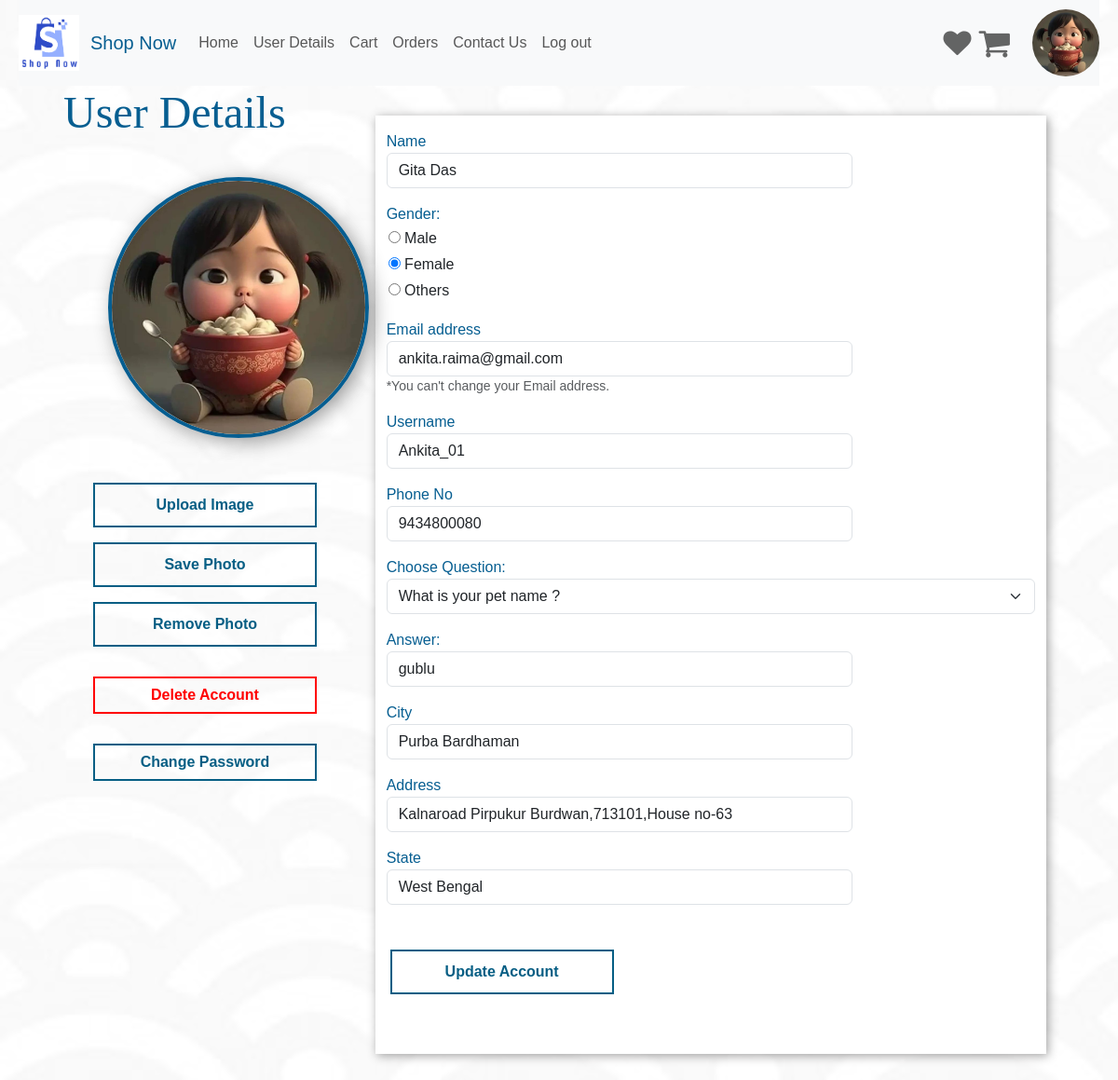
Screenshot of /BuyerUserDetails.php (signed in) with the database file from the repository.
### tables this page shows
CREATE TABLE `buyerdetails` (
  `Serial_no` int(11) NOT NULL,
  `Name` varchar(255) NOT NULL,
  `Gender` varchar(25) NOT NULL,
  `Email` varchar(255) NOT NULL,
  `Username` varchar(255) NOT NULL,
  `Password` varchar(255) NOT NULL,
  `Phone_no` varchar(25) NOT NULL,
  `City` varchar(255) NOT NULL,
  `Address` varchar(256) NOT NULL,
  `State` varchar(256) NOT NULL,
  `Photo_Id` varchar(255) NOT NULL,
  `Allow` varchar(255) DEFAULT NULL,
  `Question` varchar(255) NOT NULL,
  `Answer` varchar(255) NOT NULL
);

### BuyerUserDetails.php (the view, shortened to what this page needs)
<?php
include_once('database.php');
?>
<html>
    <head>
    <link rel="stylesheet" href="#">
    <link rel="stylesheet" href="style.css">
    <link rel="stylesheet" href="https://cdnjs.cloudflare.com/ajax/libs/font-awesome/4.7.0/css/font-awesome.min.css">
    <link href="https://cdn.jsdelivr.net/npm/bootstrap@5.3.0-alpha1/dist/css/bootstrap.min.css" rel="stylesheet">
    </head>
    <body style="background-color:hsl(0,0%,95%); margin:0 20px; font-family: 'Gill Sans', 'Gill Sans MT', Calibri, 'Trebuchet MS', sans-serif; " >
<?php
$email=$_SESSION['buyer'];
$sql="SELECT * FROM buyerdetails WHERE Email='$email'";
$result=mysqli_query($conn,$sql);
if(mysqli_num_rows($result)>0){
    while($row=mysqli_fetch_assoc($result)){
        $bn=$row['Name'];
        $bgn=$row['Gender'];
        $be=$row['Email'];
        $bu=$row['Username'];
        $bc=$row['City'];
        $ba=$row['Address'];
        $bs=$row['State'];
        $bph=$row['Phone_no'];
        $bpid=$row['Photo_Id'];
        $ques=$row['Question'];
        $ans=$row['Answer'];
        if(!empty($bpid)){
            $photo="buyerUpload/".$bpid;
        }
        else{
            $bgn=strtolower($bgn);
            $photo="uploads/".$bgn.".jpg";
        }
      }
}
else{
    echo "<div  class='alert alert-danger' role='alert'>Something went wrong. Please try again later!!
  </div>";
}
?>
    <nav class="navbar navbar-expand-lg navbar-light bg-light">
    <img src="uploads/logo.jpg" height="60rem" width="65rem" class="logo mt-2 mb-2 ml-2">
  <a class="navbar-brand" href="index.php" style="color:rgb(6, 94, 145) ;padding-left: 1vw; "> Shop Now</a>
  <div class="collapse navbar-collapse" id="navbarSupportedContent">
    <ul class="navbar-nav mr-auto">
      <li class="nav-item active">
        <a class="nav-link " href="BuyerHomepage.php">Home</a>
      </li>
      <li class="nav-item active">
        <a class="nav-link " href="BuyerUserDetails.php">User Details</a>
      </li>
      <li class="nav-item">
        <a class="nav-link "  href="BuyerCart.php"  >Cart</a>
      </li>
      <li class="nav-item">
        <a class="nav-link "  href="BuyerOrders.php"  >Orders</a>
      </li>
      <li>
      <a class="nav-link" href="BuyerContactUs.php" >Contact Us</a>
      </li>
      <li class="nav-item">
        <a class="nav-link "  href="logout.php">Log out</a>
      </li>
    </ul>
  </div>
  <div class="float-right icon">
  <a href="BuyerWishList.php"><i class=" fa fa-thin fa-heart " style="font-size:30px;margin:0 0 0 4vh;color:rgb(0,0,0,0.600)"></i></a></div>
<div class="float-right ">
  <a href="BuyerCart.php"><i class="fa fa-shopping-cart icon" style="font-size:36px;margin:0 1vh 0 1vh;color:rgb(0,0,0,0.600)"></i></a></div>
  <div class="float-right">
  <a href="BuyerUserDetails.php" style="display:flex;"><img src="<?php echo $photo ?>" style="height:9vh; width:9vh; object-fit: cover;  border-radius: 50px; margin-left:2vh; cursor:pointer"></a></div>
</nav>
<div>
<form  method="POST" action="BuyerUserDetails.php" enctype="multipart/form-data">
    <div class="row"><div class="col-md-4 ml-5;" >
<h1 style="color:rgb(6, 94, 145); font-family: Alice; padding:0 3rem; font-size: 48px;">User Details</h1>
<img  class="photo" src="<?php echo $photo; ?>" alt="DP">
<form action="BuyerUserDetails.php" method="Post" enctype="multipart/form-data">
     <label class="Button Button-one  myfile" style="margin:1rem 5rem;">
Upload Image
</label>
<div class="myimgdivshowhide image" >
</div>
<label class="Button Button-one" style="margin:1rem 5rem;">
Save Photo
<input type="submit" name="button" class="button" style="margin:1rem 5rem; display:none"></label>
<label class="Button Button-one" style="margin:1rem 5rem;">
Remove Photo
<input type="submit" name="button12"  class="Button Button-one" style="margin:1rem 5rem; display:none"></label>
</form>
<div class='button1 button-one1 ' name='dltbtn' id='dltbtn'  style="height:2.5rem;margin:2rem 0 0 5rem"  >Delete Account</div>
<div class='button button-one ' name='passbtn' id='passbtn'  style="height:2.5rem;margin:2rem 0 0 5rem"  >Change Password</div>
</div>
<br><br><br>
<div class="col-md-8" style="background-color:white; width:90vh; margin:2rem 0; box-shadow:2px 2px 10px rgba(43, 42, 42, 0.445)">
<div class="form-group mb-3 mt-3 ">
    <label for="bn" style="color:rgb(6, 94, 145);" >Name</label>
    <input name="bn" id="bn" type="text" class="form-control"aria-describedby="emailHelp" placeholder="Enter Your name" style="max-width:500px" required  value="<?php echo $bn?>" >
  </div>
  <div class="form-group mb-3 mt-3 ">
    <label for="bgn" style="color:rgb(6, 94, 145);" >Gender:</label><br>
   <label style=" cursor:pointer;  padding:2px"> <input type="radio" <?php echo ($bgn=='male')? "checked='checked'":"" ?> name="bgn" value="male" style="padding:10rem; background-color: #2196F3;"> Male</label><br>
   <label style=" cursor:pointer;  padding:2px"><input type="radio" name="bgn" value="female" style="padding:1rem;"  <?php echo ($bgn=='female')? "checked='checked'":"" ?>> Female</label><br>
   <label style=" cursor:pointer;  padding:2px"><input type="radio" name="bgn" value="Others" style="padding:1rem;" <?php echo ($bgn=='Others')? "checked='checked'":"" ?>> Others</label><br>
  </div>
  <div class="form-group mb-3">
    <label for="be" style="color:rgb(6, 94, 145);">Email address</label>
    <input type="email"  class="form-control" name="be" id="be" aria-describedby="emailHelp" placeholder="Enter email"style="max-width:500px" required value="<?php echo $be?>" readonly>
    <small id="emailHelp" class="form-text text-muted" style="color:red;" >*You can't change your Email address. </small>
  </div>
  <div class="form-group mb-3">
    <label for="bu"style="color:rgb(6, 94, 145);">Username</label>
    <input style="max-width:500px" type="text" class="form-control" name="bu" id="bu" aria-describedby="emailHelp" placeholder="Enter a Username" required value="<?php echo $bu?>">
</div>
  <div class="form-group mb-3">
    <label for="bph" style="color:rgb(6, 94, 145);">Phone No</label>
    <input type="number" class="form-control"  name="bph" id="bph" placeholder="Phone no" style="max-width:500px" required value="<?php echo $bph; ?>">
  </div>
  <div class="form-group mb-3">
<label for="ques" style="color:rgb(6, 94, 145);">Choose Question:</label>
<select class="form-select" name="ques" aria-label="Default select example" required>
  <option value="What is your pet name ?" <?php echo ($ques=='What is your pet name ?')?'selected':''; ?>>What is your pet name ?</option>
</select>
</div>
<div class="form-group mb-3">
    <label for="ans" style="color:rgb(6, 94, 145);">Answer:</label>
    <input type="text" class="form-control" name="ans" id="ans" placeholder="Answer of above Question" style="max-width:500px" value="<?php echo $ans?>" required>
</div>
  <div class="form-group mb-3">
    <label for="bc" style="color:rgb(6, 94, 145);">City</label>
    <input type="text" class="form-control" name="bc" id="bc" placeholder="Enter your City" style="max-width:500px" required value="<?php echo $bc?>">
</div>
  <div class="form-group mb-3">
    <label for="ba" style="color:rgb(6, 94, 145);">Address</label>
    <input type="text" class="form-control" name="ba" id="ba" placeholder="Enter full address of your shop" style="max-width:500px" required value="<?php echo $ba?>">
</div>
<div class="form-group mb-3">
    <label for="bs" style="color:rgb(6, 94, 145);">State</label>
    <input type="text" class="form-control" name="bs" id="bs" placeholder="State" style="max-width:500px" required value="<?php echo $bs?>">
</div>
<div style="display:flex"><button class="Button Button-one" type='submit'  class='btn btn-danger btn-rounded ' name='btn1' id='btn1'  >Update Account</button>
</div>
</form>
<br><br>
  </div>
</body></html>

### style.css (style rules this page uses)
* { margin: 0; padding: 0; }

### BuyerUserDetails.php (style rules this page uses)
* { padding:0; margin:0; }
body { background-color:rgba(88, 88, 88, 0.856); background-size: cover; background-image:url("uploads/b1.jpg"); background-blend-mode: lighten; }
.Button { position: relative; display:flex; height: 6vh; margin:2em 0 1rem 0.25em; width:15em; cursor: pointer; border:2px solid rgb(6, 94, 132); color:rgb(6, 94, 132); text-decoration: none; background: rgba(255, 255, 255, 0); text-decoration: none; color:rgb(6, 94, 132); font-size:1rem; font-weight: bold; padding:0.5em 0.5em; z-index:1; align-items: center; vertical-align: middle; text-align: center; justify-content: center; border-radius: var(--radius-4); box-shadow: var(--shadow-3); }
input { color:black; }
.Button::after { content:''; position: absolute; color:white; width:100%; height: 100%; border-radius: var(--radius-5); background-color:rgb(6, 94, 132) ; top:0; left:0; z-index: -1; transition:transform 200ms ease-in; }
.Button-one::after { border-radius: var(--radius-4); transform: scaleX(0); transform-origin: left; transform-origin: right; color:white; }
.Button1 { position: relative; display:flex; height: 6vh; margin:2em 0 1rem 0.25em; width:15em; cursor: pointer; border:2px solid red; color:red;; text-decoration: none; background: rgba(255, 255, 255, 0); text-decoration: none; color: red; font-size:1rem; font-weight: bold; padding:0.5em 0.5em; z-index:1; align-items: center; vertical-align: middle; text-align: center; justify-content: center; border-radius: var(--radius-4); box-shadow: var(--shadow-3); }
.Button1::after { content:''; position: absolute; color:white; width:100%; height: 100%; border-radius: var(--radius-5); background-color: red; top:0; left:0; z-index: -1; transition:transform 200ms ease-in; }
.Button-one1::after { border-radius: var(--radius-4); transform: scaleX(0); transform-origin: left; transform-origin: right; color:white; }
.photo { position: relative; height:35vh; width:35vh; border-radius:360px ; box-shadow: 5px 5px 20px rgba(43, 42, 42, 0.445); object-fit: cover; margin:2rem 6rem; border:4px solid rgb(6, 94, 145); }
.myimgdivshowhide { position:absolute; display: flex; height:2rem; width:2rem; border-radius: var(--size-5); margin:-3.2rem 2rem 20rem 17rem; }

### rows the page displays
buyerdetails: Photo_Id (picture), bn "Gita Das", Gender "☐ Male", Gender "☑ Female", Gender "☐ Others", be "ankita.raima@gmail.com", bu "Ankita_01", bph "9434800080", ques "What is your pet name ?", ans "gublu", bc "Purba Bardhaman", ba "Kalnaroad Pirpukur Burdwan,713101,House no-63", bs "West Bengal"
